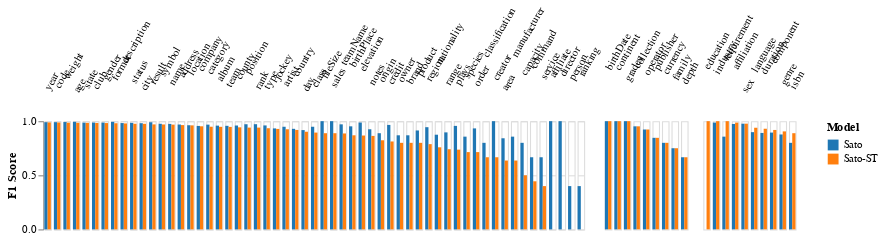

The notebook cell this image was saved under:
### Code cell
f1

### Figure 1 — Vega-Lite specification as saved in the notebook (floating-point values rounded to 4 significant figures)
{"config": {"view": {"continuousWidth": 400, "continuousHeight": 300}, "facet": {"spacing": 0.8}}, "hconcat": [{"data": {"name": "data-aaed04d45dad1e3c00b79d866608fc5b"}, "facet": {"column": {"field": "type", "header": {"labelAngle": 300}, "sort": {"field": "F1", "op": "min", "order": "descending"}, "title": null, "type": "ordinal"}}, "spec": {"mark": {"type": "bar", "size": 3}, "encoding": {"color": {"field": "Model", "scale": {"domain": ["Sato", "Sato-ST"], "scheme": "category10"}, "sort": ["Sato", "Sato-TV", "Sato-ST", "Base"], "type": "nominal"}, "x": {"axis": null, "field": "Model", "sort": ["Sato", "Sato-TV", "Sato-ST", "Base"], "type": "ordinal"}, "y": {"field": "F1", "title": "F1 Score", "type": "quantitative"}}, "height": 100, "width": 6}}, {"data": {"name": "data-86435e5314cd3f01aaf33a8b5a2161db"}, "facet": {"column": {"field": "type", "header": {"labelAngle": 300}, "sort": {"field": "F1", "op": "max", "order": "descending"}, "title": null, "type": "ordinal"}}, "spec": {"mark": {"type": "bar", "size": 3}, "encoding": {"color": {"field": "Model", "scale": {"domain": ["Sato", "Sato-ST"], "scheme": "category10"}, "sort": ["Sato", "Sato-TV", "Sato-ST", "Base"], "type": "nominal"}, "x": {"axis": null, "field": "Model", "sort": ["Sato", "Sato-TV", "Sato-ST", "Base"], "title": null, "type": "ordinal"}, "y": {"axis": null, "field": "F1", "title": null, "type": "quantitative"}}, "height": 100, "width": 6}}, {"data": {"name": "data-564b8950d4e1f87960e500b46cebc8da"}, "facet": {"column": {"field": "type", "header": {"labelAngle": 300}, "sort": {"field": "F1", "op": "max", "order": "descending"}, "title": null, "type": "ordinal"}}, "spec": {"mark": {"type": "bar", "size": 3}, "encoding": {"color": {"field": "Model", "scale": {"domain": ["Sato", "Sato-ST"], "scheme": "category10"}, "sort": ["Sato", "Sato-TV", "Sato-ST", "Base"], "type": "nominal"}, "x": {"axis": null, "field": "Model", "sort": ["Sato", "Sato-TV", "Sato-ST", "Base"], "title": null, "type": "ordinal"}, "y": {"axis": null, "field": "F1", "title": null, "type": "quantitative"}}, "height": 100, "width": 6}}], "spacing": 0, "$schema": "https://vega.github.io/schema/vega-lite/v4.17.0.json", "datasets": {"data-aaed04d45dad1e3c00b79d866608fc5b": [{"type": "address", "Model": "Sato", "F1": 0.9692}, {"type": "affiliate", "Model": "Sato", "F1": 1.0}, {"type": "age", "Model": "Sato", "F1": 0.9942}, {"type": "album", "Model": "Sato", "F1": 0.9589}, {"type": "area", "Model": "Sato", "F1": 0.8421}, {"type": "artist", "Model": "Sato", "F1": 0.9485}, {"type": "birthPlace", "Model": "Sato", "F1": 0.9524}, {"type": "brand", "Model": "Sato", "F1": 0.8696}, {"type": "capacity", "Model": "Sato", "F1": 0.8}, {"type": "category", "Model": "Sato", "F1": 0.9682}, {"type": "city", "Model": "Sato", "F1": 0.9814}, {"type": "class", "Model": "Sato", "F1": 0.9486}, {"type": "classification", "Model": "Sato", "F1": 0.8}, {"type": "club", "Model": "Sato", "F1": 0.9873}, {"type": "code", "Model": "Sato", "F1": 0.9909}, {"type": "command", "Model": "Sato", "F1": 0.6667}, {"type": "company", "Model": "Sato", "F1": 0.9561}, {"type": "country", "Model": "Sato", "F1": 0.9294}, {"type": "county", "Model": "Sato", "F1": 0.96}, {"type": "creator", "Model": "Sato", "F1": 1.0}, {"type": "credit", "Model": "Sato", "F1": 0.9655}, {"type": "day", "Model": "Sato", "F1": 0.9176}, {"type": "description", "Model": "Sato", "F1": 0.9826}, {"type": "director", "Model": "Sato", "F1": 1.0}, {"type": "elevation", "Model": "Sato", "F1": 0.9877}, {"type": "fileSize", "Model": "Sato", "F1": 1.0}, {"type": "format", "Model": "Sato", "F1": 0.9937}, {"type": "gender", "Model": "Sato", "F1": 0.987}, {"type": "jockey", "Model": "Sato", "F1": 0.9333}, {"type": "location", "Model": "Sato", "F1": 0.9626}, {"type": "manufacturer", "Model": "Sato", "F1": 0.8571}, {"type": "name", "Model": "Sato", "F1": 0.975}, {"type": "nationality", "Model": "Sato", "F1": 0.875}, {"type": "notes", "Model": "Sato", "F1": 0.9253}, {"type": "order", "Model": "Sato", "F1": 0.9333}, {"type": "origin", "Model": "Sato", "F1": 0.8889}, {"type": "owner", "Model": "Sato", "F1": 0.8696}, {"type": "person", "Model": "Sato", "F1": 0.4}, {"type": "plays", "Model": "Sato", "F1": 0.9565}, {"type": "position", "Model": "Sato", "F1": 0.9718}, {"type": "product", "Model": "Sato", "F1": 0.9143}, {"type": "range", "Model": "Sato", "F1": 0.8966}, {"type": "rank", "Model": "Sato", "F1": 0.9722}, {"type": "ranking", "Model": "Sato", "F1": 0.4}, {"type": "region", "Model": "Sato", "F1": 0.9444}, {"type": "result", "Model": "Sato", "F1": 0.9901}, {"type": "sales", "Model": "Sato", "F1": 1.0}, {"type": "service", "Model": "Sato", "F1": 0.6667}, {"type": "species", "Model": "Sato", "F1": 0.8571}, {"type": "state", "Model": "Sato", "F1": 0.9864}, {"type": "status", "Model": "Sato", "F1": 0.9848}, {"type": "symbol", "Model": "Sato", "F1": 0.976}, {"type": "team", "Model": "Sato", "F1": 0.9572}, {"type": "teamName", "Model": "Sato", "F1": 0.9709}, {"type": "type", "Model": "Sato", "F1": 0.9608}, {"type": "weight", "Model": "Sato", "F1": 0.9922}, {"type": "year", "Model": "Sato", "F1": 0.9908}, {"type": "address", "Model": "Sato-ST", "F1": 0.964}, {"type": "affiliate", "Model": "Sato-ST", "F1": 0.0}, {"type": "age", "Model": "Sato-ST", "F1": 0.9851}, {"type": "album", "Model": "Sato-ST", "F1": 0.9479}, {"type": "area", "Model": "Sato-ST", "F1": 0.6364}, {"type": "artist", "Model": "Sato-ST", "F1": 0.9252}, {"type": "birthPlace", "Model": "Sato-ST", "F1": 0.8696}, {"type": "brand", "Model": "Sato-ST", "F1": 0.8}, {"type": "capacity", "Model": "Sato-ST", "F1": 0.5}, {"type": "category", "Model": "Sato-ST", "F1": 0.9488}, {"type": "city", "Model": "Sato-ST", "F1": 0.9757}, {"type": "class", "Model": "Sato-ST", "F1": 0.8946}, {"type": "classification", "Model": "Sato-ST", "F1": 0.6667}, {"type": "club", "Model": "Sato-ST", "F1": 0.9835}, {"type": "code", "Model": "Sato-ST", "F1": 0.9878}, {"type": "command", "Model": "Sato-ST", "F1": 0.4444}, {"type": "company", "Model": "Sato-ST", "F1": 0.9528}, {"type": "country", "Model": "Sato-ST", "F1": 0.9192}, {"type": "county", "Model": "Sato-ST", "F1": 0.9432}, {"type": "creator", "Model": "Sato-ST", "F1": 0.6667}, {"type": "credit", "Model": "Sato-ST", "F1": 0.8125}, {"type": "day", "Model": "Sato-ST", "F1": 0.9024}, {"type": "description", "Model": "Sato-ST", "F1": 0.9792}, {"type": "director", "Model": "Sato-ST", "F1": 0.0}, {"type": "elevation", "Model": "Sato-ST", "F1": 0.8675}, {"type": "fileSize", "Model": "Sato-ST", "F1": 0.8889}, {"type": "format", "Model": "Sato-ST", "F1": 0.9809}, {"type": "gender", "Model": "Sato-ST", "F1": 0.9826}, {"type": "jockey", "Model": "Sato-ST", "F1": 0.9286}, {"type": "location", "Model": "Sato-ST", "F1": 0.9613}, {"type": "manufacturer", "Model": "Sato-ST", "F1": 0.6364}, {"type": "name", "Model": "Sato-ST", "F1": 0.9683}, {"type": "nationality", "Model": "Sato-ST", "F1": 0.7586}, {"type": "notes", "Model": "Sato-ST", "F1": 0.8641}, {"type": "order", "Model": "Sato-ST", "F1": 0.7143}, {"type": "origin", "Model": "Sato-ST", "F1": 0.8235}, {"type": "owner", "Model": "Sato-ST", "F1": 0.8}, {"type": "person", "Model": "Sato-ST", "F1": 0.0}, {"type": "plays", "Model": "Sato-ST", "F1": 0.7368}, {"type": "position", "Model": "Sato-ST", "F1": 0.9408}, {"type": "product", "Model": "Sato-ST", "F1": 0.8}, {"type": "range", "Model": "Sato-ST", "F1": 0.7407}, {"type": "rank", "Model": "Sato-ST", "F1": 0.9407}, {"type": "ranking", "Model": "Sato-ST", "F1": 0.0}, {"type": "region", "Model": "Sato-ST", "F1": 0.7879}, {"type": "result", "Model": "Sato-ST", "F1": 0.9703}, {"type": "sales", "Model": "Sato-ST", "F1": 0.8889}, {"type": "service", "Model": "Sato-ST", "F1": 0.4}, {"type": "species", "Model": "Sato-ST", "F1": 0.7143}, {"type": "state", "Model": "Sato-ST", "F1": 0.9844}, {"type": "status", "Model": "Sato-ST", "F1": 0.9761}, {"type": "symbol", "Model": "Sato-ST", "F1": 0.9697}, {"type": "team", "Model": "Sato-ST", "F1": 0.9472}, {"type": "teamName", "Model": "Sato-ST", "F1": 0.8866}, {"type": "type", "Model": "Sato-ST", "F1": 0.9348}, {"type": "weight", "Model": "Sato-ST", "F1": 0.9861}, {"type": "year", "Model": "Sato-ST", "F1": 0.9885}], "data-86435e5314cd3f01aaf33a8b5a2161db": [{"type": "birthDate", "Model": "Sato", "F1": 1.0}, {"type": "collection", "Model": "Sato", "F1": 0.9524}, {"type": "continent", "Model": "Sato", "F1": 1.0}, {"type": "currency", "Model": "Sato", "F1": 0.8}, {"type": "depth", "Model": "Sato", "F1": 0.6667}, {"type": "family", "Model": "Sato", "F1": 0.75}, {"type": "grades", "Model": "Sato", "F1": 1.0}, {"type": "operator", "Model": "Sato", "F1": 0.9231}, {"type": "publisher", "Model": "Sato", "F1": 0.8462}, {"type": "birthDate", "Model": "Sato-ST", "F1": 1.0}, {"type": "collection", "Model": "Sato-ST", "F1": 0.9524}, {"type": "continent", "Model": "Sato-ST", "F1": 1.0}, {"type": "currency", "Model": "Sato-ST", "F1": 0.8}, {"type": "depth", "Model": "Sato-ST", "F1": 0.6667}, {"type": "family", "Model": "Sato-ST", "F1": 0.75}, {"type": "grades", "Model": "Sato-ST", "F1": 1.0}, {"type": "operator", "Model": "Sato-ST", "F1": 0.9231}, {"type": "publisher", "Model": "Sato-ST", "F1": 0.8462}], "data-564b8950d4e1f87960e500b46cebc8da": [{"type": "affiliation", "Model": "Sato", "F1": 0.9744}, {"type": "component", "Model": "Sato", "F1": 0.8947}, {"type": "duration", "Model": "Sato", "F1": 0.8913}, {"type": "education", "Model": "Sato", "F1": 0.0}, {"type": "genre", "Model": "Sato", "F1": 0.8772}, {"type": "industry", "Model": "Sato", "F1": 0.987}, {"type": "isbn", "Model": "Sato", "F1": 0.8}, {"type": "language", "Model": "Sato", "F1": 0.8986}, {"type": "requirement", "Model": "Sato", "F1": 0.8571}, {"type": "sex", "Model": "Sato", "F1": 0.9767}, {"type": "affiliation", "Model": "Sato-ST", "F1": 0.987}, {"type": "component", "Model": "Sato-ST", "F1": 0.9189}, {"type": "duration", "Model": "Sato-ST", "F1": 0.9302}, {"type": "education", "Model": "Sato-ST", "F1": 1.0}, {"type": "genre", "Model": "Sato-ST", "F1": 0.9057}, {"type": "industry", "Model": "Sato-ST", "F1": 1.0}, {"type": "isbn", "Model": "Sato-ST", "F1": 0.8889}, {"type": "language", "Model": "Sato-ST", "F1": 0.9394}, {"type": "requirement", "Model": "Sato-ST", "F1": 1.0}, {"type": "sex", "Model": "Sato-ST", "F1": 0.9771}]}}
